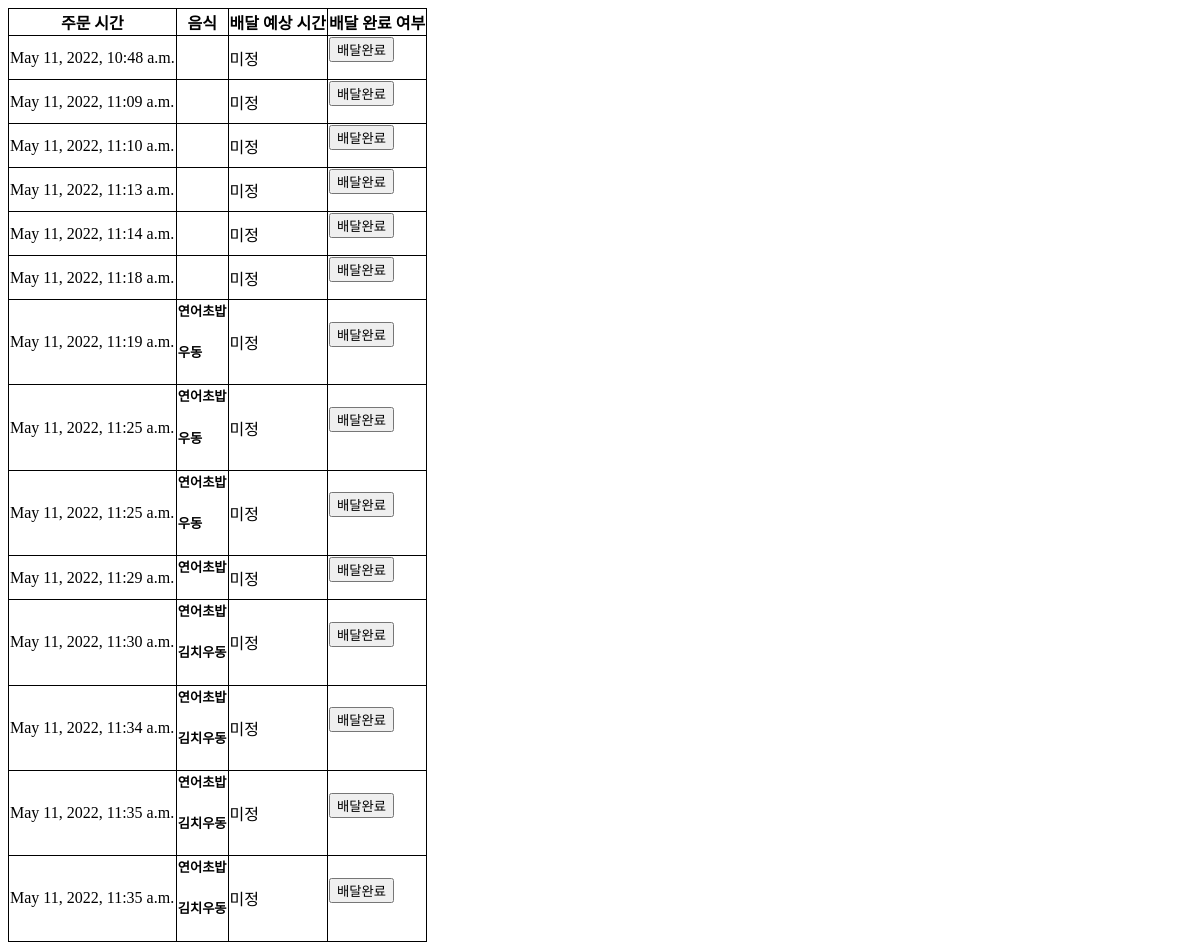
The page /delivery/orders/ on the database as committed earlier.
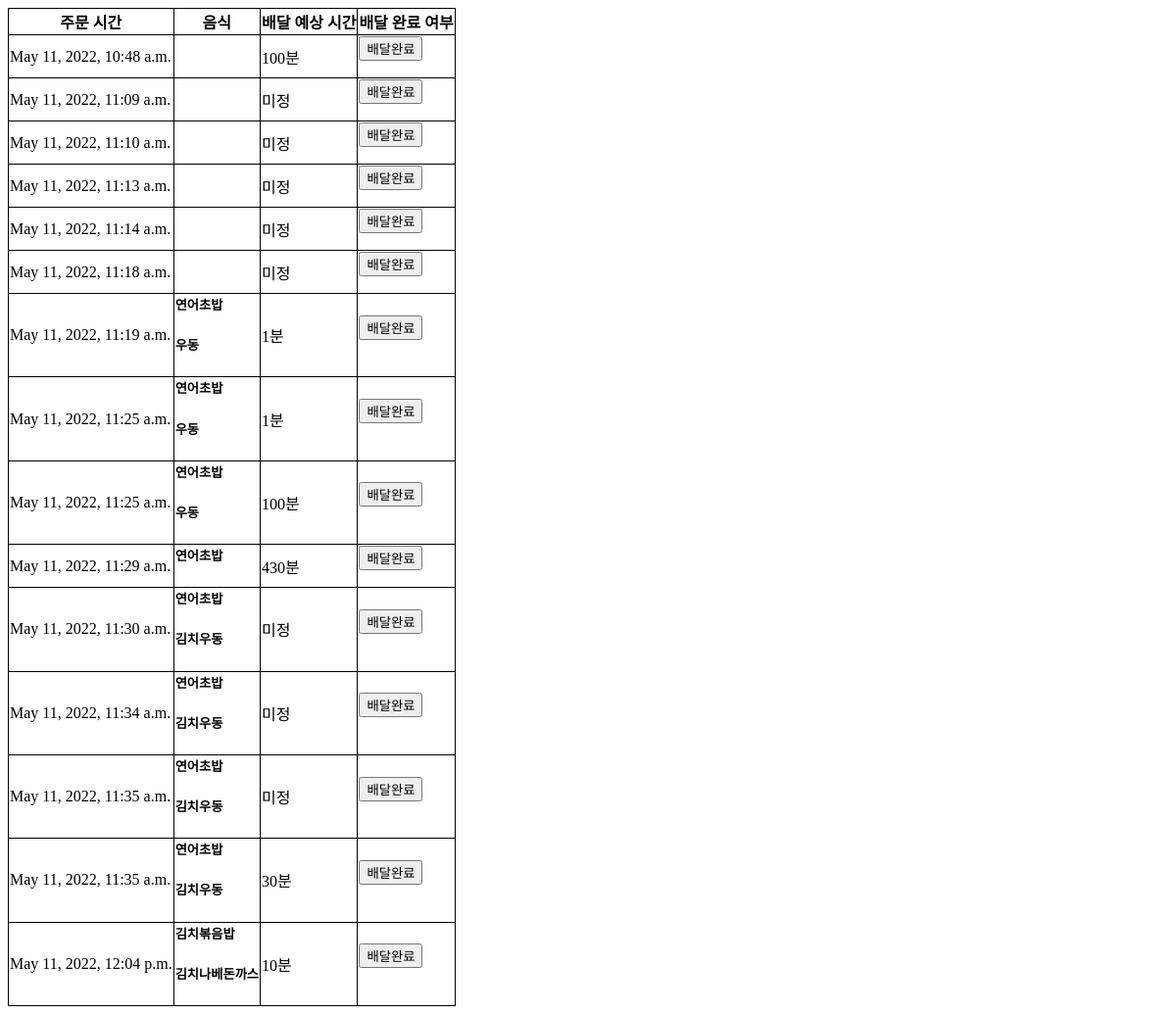
The same page on the database as committed later.
### order/models.py (models this page shows)
class Order(models.Model):
    shop = models.ForeignKey(Shop, on_delete=models.CASCADE)
    order_date = models.DateTimeField('date ordered')
    estimated_time = models.IntegerField(default = -1)
    delivery_address = models.CharField(max_length=100)
    delivery_finish = models.BooleanField(default = 0)

class OrderMenu(models.Model):
    order = models.ForeignKey(Order, on_delete=models.CASCADE)
    order_menu_name = models.CharField(max_length=30)

### delivery/views.py (the view)
# urls.py: path('orders/', views.orders, name="orders"),
@csrf_exempt
def orders(request):
    if request.method == 'GET':
        orders = Order.objects.all()
        return render(request, 'delivery/orders.html', {'orders': orders})
    elif request.method == 'POST':
        order = Order.objects.get(pk=int(request.POST['order_id']))
        order.delivery_finish = 1
        order.save()
        return render(request,'delivery/delivery_finish_success.html')

### delivery/templates/delivery/orders.html (shortened to what this page needs)
<table style="border: 1px solid black; border-collapse: collapse">
    <tr style="border: 1px solid black;">
        <th style="border: 1px solid black;">주문 시간</th>
        <th style="border: 1px solid black;">음식</th>
        <th style="border: 1px solid black;">배달 예상 시간</th>
        <th style="border: 1px solid black;">배달 완료 여부</th>
    </tr>
    {% for order in orders %}
    <tr style="border: 1px solid black;">
        <td style="border: 1px solid black;">
            {{ order.order_date }}
        </td>
        <td style="border: 1px solid black;">
            {% for ordermenu in order.ordermenu_set.all %}
                <h5> {{ordermenu.order_menu_name}}</h5>
            {% endfor %}
        </td>
        <td style="border: 1px solid black;">
            {% if order.estimated_time == -1 %}
                미정
            {% else %}
                {{order.estimated_time}}분
            {% endif %}
        </td>
        <td style="border: 1px solid black;">
            {% if order.delivery_finish == 0 %}
                <form method="post" action="/delivery/orders/">
                    <input type="submit" value="배달완료"/>
                </form>
            {% else %}
                완료
            {% endif %}
        </td>
    </tr>
    {% endfor %}
</table>

Rows that differ between the two databases and show on the page:
changed Order "May 11, 2022, 10:48 a.m.": estimated_time (not shown) → "100"; estimated_time "미정" → "분"
changed Order "May 11, 2022, 11:19 a.m.": estimated_time (not shown) → "1"; estimated_time "미정" → "분"
changed Order (number 8 of 15 on the later page): estimated_time (not shown) → "1"; estimated_time "미정" → "분"
changed Order (number 9 of 15 on the later page): estimated_time (not shown) → "100"; estimated_time "미정" → "분"
changed Order "May 11, 2022, 11:29 a.m.": estimated_time (not shown) → "430"; estimated_time "미정" → "분"
changed Order (number 14 of 15 on the later page): estimated_time (not shown) → "30"; estimated_time "미정" → "분"
added Order: order_date "May 11, 2022, 12:04 p.m.", estimated_time "10"
added OrderMenu: order_menu_name "김치볶음밥", shown under "May 11, 2022, 12:04 p.m."
added OrderMenu: order_menu_name "김치나베돈까스", shown under "May 11, 2022, 12:04 p.m."
